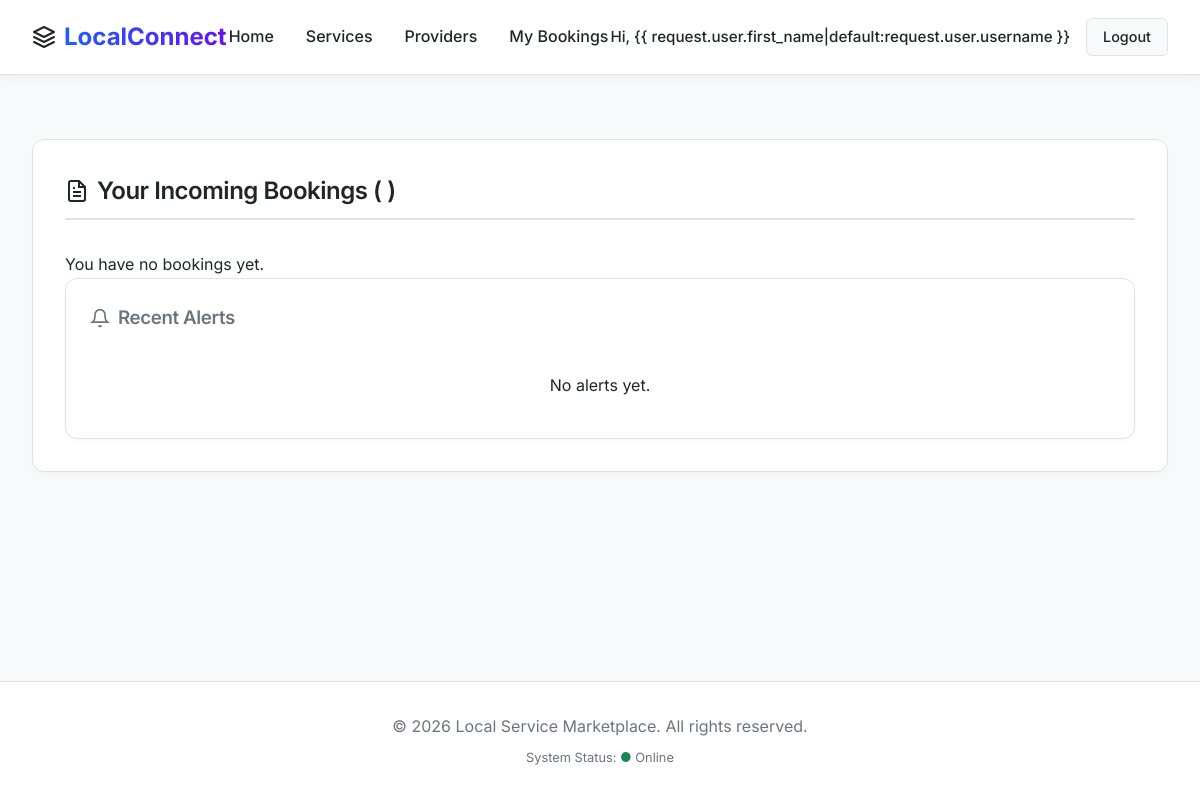
The page /bookings/provider/ (signed in) on the database as committed earlier.
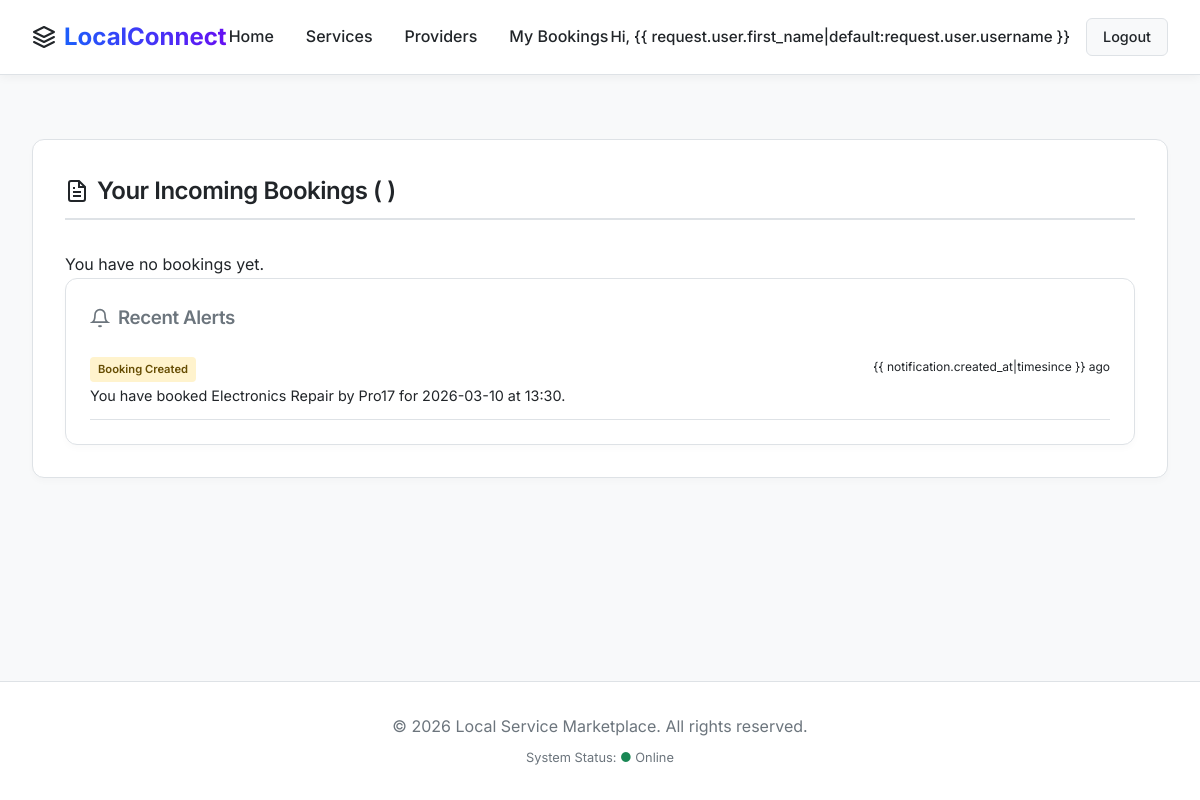
The same page on the database as committed later.
### bookings/models.py (models this page shows, shortened)
class Notification(models.Model):
    NOTIFICATION_TYPES = (
        ('booking_created', 'Booking Created'),
        ('booking_accepted', 'Booking Accepted'),
        ('booking_completed', 'Booking Completed'),
        ('payment_success', 'Payment Successful'),
    )
    user = models.ForeignKey(
        settings.AUTH_USER_MODEL,
        on_delete=models.CASCADE,
        related_name='notifications'
    )
    message = models.TextField()
    booking = models.ForeignKey(Booking, on_delete=models.SET_NULL, null=True, blank=True)
    notification_type = models.CharField(max_length=20, choices=NOTIFICATION_TYPES)
    created_at = models.DateTimeField(auto_now_add=True)
    is_read = models.BooleanField(default=False)

### bookings/views.py (the view)
# urls.py: path('provider/', views.provider_dashboard, name='provider_dashboard'),
@login_required
def provider_dashboard(request):
    provider = request.user
    bookings = Booking.objects.filter(provider=provider).order_by('-date', '-time')
    notifications = Notification.objects.filter(user=provider).order_by('-created_at')[:10]
    context = {
        'provider': provider,
        'bookings': bookings,
        'notifications': notifications,
    }
    return render(request, 'bookings/provider_dashboard.html', context)

### templates/bookings/provider_dashboard.html (shortened to what this page needs)
{% extends 'base.html' %}
{% block content %}
<div class="dashboard-section" style="margin-top: 2rem;">
    <h2>
        <svg width="24" height="24" viewBox="0 0 24 24" fill="none" stroke="currentColor" stroke-width="2">
            <path d="M14 2H6a2 2 0 0 0-2 2v16c0 1.1.9 2 2 2h12a2 2 0 0 0 2-2V8l-6-6z" />
            <path d="M14 3v5h5M16 13H8M16 17H8M10 9H8" />
        </svg>
        Your Incoming Bookings ({{ provider.first_name }} {{ provider.last_name }})
    </h2>
    <div style="display: flex; gap: 2rem; align-items: flex-start; margin-top: 2rem;">
        <div style="flex: 2;">
            <div class="start-format-grid" style="grid-template-columns: repeat(auto-fill, minmax(350px, 1fr));">
                {% for booking in bookings %}
                <div class="start-card" style="display: flex; flex-direction: column; gap: 1rem;">
                    <div
                        style="display: flex; justify-content: space-between; align-items: flex-start; border-bottom: 1px solid var(--border-color); padding-bottom: 0.75rem;">
                        <div>
                            <h4 style="margin: 0; font-size: 1.1rem;">{{ booking.service.name }}</h4>
                            <p style="margin: 0; font-size: 0.85rem; color: var(--secondary-color);">Requested by: {{
                                booking.customer.first_name }} ({{ booking.customer.phone }})</p>
                        </div>
                        <span
                            class="badge {% if booking.status == 'completed' %}badge-success{% elif booking.status == 'accepted' %}badge-info{% elif booking.status == 'pending' %}badge-warning{% else %}badge-success{% endif %}"
                            style="text-transform: capitalize;">
                            {{ booking.status }}
                        </span>
                    </div>
                    <div style="display: flex; gap: 1rem; font-size: 0.9rem;">
                        <div style="flex: 1;">
                            <strong>Date:</strong> {{ booking.date }}<br>
                            <strong>Time:</strong> {{ booking.time }}
                        </div>
                        <div style="flex: 1;">
                            <strong>Address:</strong> {{ booking.customer.location }}
                        </div>
                    </div>
                    <div style="margin-top: auto; padding-top: 1rem; display: flex; gap: 0.5rem;">
                        {% if booking.status == 'pending' %}
                        <form action="{% url 'accept_booking' booking.id %}" method="POST" style="flex: 1;">
                            {% csrf_token %}
                            <button type="submit" class="btn-primary"
                                style="width: 100%; text-align: center; background-color: var(--accent-color);">Accept
                                Booking</button>
                        </form>
                        {% elif booking.status == 'accepted' %}
                        <form action="{% url 'complete_booking' booking.id %}" method="POST" style="flex: 1;">
                            {% csrf_token %}
                            <button type="submit" class="btn-primary" style="width: 100%; text-align: center;">Mark as
                                Completed</button>
                        </form>
                        {% else %}
                        <button disabled
                            style="flex: 1; padding: 0.5rem; text-align: center; border: 1px solid var(--border-color); border-radius: 6px; background: transparent; cursor: not-allowed;">Closed</button>
                        {% endif %}
                    </div>
                </div>
                {% empty %}
                <p>You have no bookings yet.</p>
                {% endfor %}
            </div>
            <div style="flex: 1; position: sticky; top: 2rem;">
                <div class="stat-card" style="padding: 1.5rem; text-align: left;">
                    <h3
                        style="margin-bottom: 1.5rem; display: flex; align-items: center; gap: 0.5rem; color: var(--secondary-color);">
                        <svg width="20" height="20" viewBox="0 0 24 24" fill="none" stroke="currentColor"
                            stroke-width="2">
                            <path d="M18 8A6 6 0 0 0 6 8c0 7-3 9-3 9h18s-3-2-3-9"></path>
                            <path d="M13.73 21a2 2 0 0 1-3.46 0"></path>
                        </svg> Recent Alerts
                    </h3>
                    <div style="display: flex; flex-direction: column; gap: 1rem;">
                        {% for notification in notifications %}
                        <div
                            style="padding-bottom: 0.75rem; border-bottom: 1px solid var(--border-color); font-size: 0.9rem;">
                            <div style="display: flex; justify-content: space-between; margin-bottom: 0.25rem;">
                                <span
                                    class="badge {% if notification.notification_type == 'booking_created' %}badge-warning{% elif notification.notification_type == 'payment_success' %}badge-success{% else %}badge-info{% endif %}"
                                    style="font-size: 0.7rem;">
                                    {{ notification.get_notification_type_display }}
                                </span>
                                <span style="color: var(--text-muted); font-size: 0.75rem;">{{
                                    notification.created_at|timesince }} ago</span>
                            </div>
                            <p style="margin: 0; line-height: 1.4;">{{ notification.message }}</p>
                        </div>
                        {% empty %}
                        <p style="color: var(--text-muted); text-align: center; padding: 1rem;">No alerts yet.</p>
                        {% endfor %}
                    </div>
                </div>
            </div>
        </div>
    </div>
    {% endblock %}

### templates/base.html (shortened to what this page needs)
{% load static %}
<!DOCTYPE html>
<html lang="en">
<head>
    <link rel="stylesheet" href="{% static 'css/styles.css' %}">
</head>
<body>
    <nav class="navbar">
        <a href="{% url 'home' %}" class="nav-brand">
            <svg width="24" height="24" viewBox="0 0 24 24" fill="none" stroke="currentColor" stroke-width="2"
                stroke-linecap="round" stroke-linejoin="round">
                <polygon points="12 2 2 7 12 12 22 7 12 2"></polygon>
                <polyline points="2 17 12 22 22 17"></polyline>
                <polyline points="2 12 12 17 22 12"></polyline>
            </svg>
            LocalConnect
        </a>
        <div class="nav-links">
            <a href="/">Home</a>
            <a href="/services/">Services</a>
            <a href="/providers/">Providers</a>
            {% if request.user.is_authenticated %}
            <a href="{% url 'customer_dashboard' %}">My Bookings</a>
            {% endif %}
        </div>
        <div style="display: flex; gap: 1rem; align-items: center;">
            {% if request.user.is_authenticated %}
            <span style="color: var(--text-color); font-weight: 500; font-size: 0.95rem;">Hi, {{
                request.user.first_name|default:request.user.username }}</span>
            <a href="{% url 'logout' %}" class="btn"
                style="background: var(--bg-color); border: 1px solid var(--border-color); color: var(--text-color); padding: 0.4rem 1rem; border-radius: 6px; text-decoration: none; font-size: 0.9rem; font-weight: 500;">Logout</a>
            {% else %}
            <a href="{% url 'login' %}"
                style="color: var(--text-color); text-decoration: none; font-weight: 500; font-size: 0.95rem;">Login</a>
            <a href="{% url 'register' %}" class="btn btn-primary"
                style="padding: 0.4rem 1.2rem; border-radius: 6px; font-weight: 500; font-size: 0.95rem;">Register</a>
            {% endif %}
        </div>
    </nav>
    <main class="container">
        {% block content %}
        {% endblock %}
    </main>
    <footer>
        <p>&copy; 2026 Local Service Marketplace. All rights reserved.</p>
        <p style="font-size: 0.8rem; margin-top: 0.5rem;">System Status: <span
                style="color: var(--accent-color);">●</span> Online</p>
    </footer>
</body>
</html>

### static/css/styles.css (style rules this page uses)
:root { --bg-color: #f8f9fa; --surface-color: #ffffff; --surface-hover: #f1f3f5; --primary-color: #0d6efd; --primary-glow: rgba(13, 110, 253, 0.2); --secondary-color: #6c757d; --text-color: #212529; --border-color: #dee2e6; --accent-color: #198754; --card-radius: 12px; --transition: all 0.3s cubic-bezier(0.4, 0, 0.2, 1); }
* { box-sizing: border-box; margin: 0; padding: 0; }
body { font-family: 'Inter', -apple-system, BlinkMacSystemFont, 'Segoe UI', Roboto, Helvetica, Arial, sans-serif; background-color: var(--bg-color); color: var(--text-color); line-height: 1.6; min-height: 100vh; display: flex; flex-direction: column; }
h1, h2, h3, h4, h5, h6 { color: #212529; font-weight: 600; letter-spacing: -0.02em; }
a { color: var(--primary-color); text-decoration: none; transition: var(--transition); }
.navbar { background-color: rgba(255, 255, 255, 0.9); backdrop-filter: blur(10px); -webkit-backdrop-filter: blur(10px); border-bottom: 1px solid var(--border-color); padding: 1rem 2rem; position: sticky; top: 0; z-index: 1000; display: flex; justify-content: space-between; align-items: center; box-shadow: 0 2px 10px rgba(0, 0, 0, 0.05); }
.nav-brand { font-size: 1.5rem; font-weight: 700; color: #212529; display: flex; align-items: center; gap: 0.5rem; background: linear-gradient(90deg, #0d6efd, #6610f2); -webkit-background-clip: text; background-clip: text; -webkit-text-fill-color: transparent; }
.nav-links { display: flex; gap: 2rem; list-style: none; }
.nav-links a { color: var(--text-color); font-weight: 500; position: relative; padding: 0.5rem 0; }
.nav-links a::after { content: ''; position: absolute; width: 0; height: 2px; bottom: 0; left: 0; background-color: var(--primary-color); transition: var(--transition); box-shadow: 0 0 8px var(--primary-glow); }
.container { max-width: 1200px; margin: 0 auto; padding: 2rem; flex: 1; width: 100%; }
.dashboard-section { margin-bottom: 3rem; background: var(--surface-color); padding: 2rem; border-radius: var(--card-radius); border: 1px solid var(--border-color); box-shadow: 0 4px 6px rgba(0, 0, 0, 0.02); }
.dashboard-section h2 { font-size: 1.5rem; margin-bottom: 1.5rem; display: flex; align-items: center; gap: 0.5rem; border-bottom: 2px solid var(--border-color); padding-bottom: 0.5rem; }
.start-format-grid { display: grid; grid-template-columns: repeat(auto-fill, minmax(250px, 1fr)); gap: 1.5rem; }
.badge { display: inline-block; padding: 0.25rem 0.5rem; border-radius: 4px; font-size: 0.75rem; font-weight: 600; }
.badge-warning { background: #fff3cd; color: #664d03; }
.stat-card { background-color: var(--surface-color); border: 1px solid var(--border-color); border-radius: var(--card-radius); padding: 1.5rem; text-align: center; transition: var(--transition); box-shadow: 0 4px 6px rgba(0, 0, 0, 0.02); }
footer { border-top: 1px solid var(--border-color); padding: 2rem; text-align: center; color: var(--secondary-color); margin-top: auto; background: var(--surface-color); }

Rows that differ between the two databases and show on the page:
added Notification: notification_type "Booking Created", message "You have booked Electronics Repair by Pro17 for 2026-03-10 at 13:30."
Other text that changed with them:
text no longer shown: "No alerts yet."
